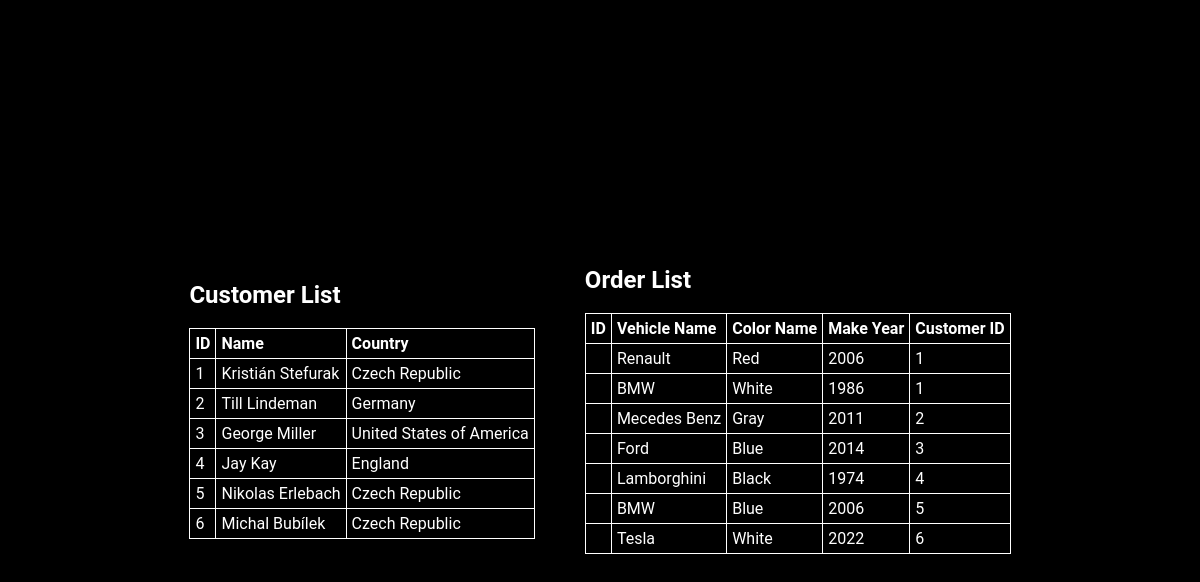
/dbApp/index.php, run on the app's committed database.
### tables this page shows
CREATE TABLE IF NOT EXISTS `Customer` (
  `idCustomer` INT NOT NULL AUTO_INCREMENT,
  `CustomerName` VARCHAR(45) NOT NULL,
  `CustomerCountry` VARCHAR(45) NOT NULL,
  PRIMARY KEY (`idCustomer`));

CREATE TABLE IF NOT EXISTS `Orders` (
  `idOrders` INT NOT NULL AUTO_INCREMENT,
  `VehicleName` VARCHAR(45) NOT NULL,
  `ColorName` VARCHAR(45) NOT NULL,
  `MakeYear` YEAR(4) NOT NULL,
  `Customer_idCustomer` INT NOT NULL,
  PRIMARY KEY (`idOrders`, `Customer_idCustomer`),
  INDEX `fk_Order_Customer_idx` (`Customer_idCustomer` ASC),
  CONSTRAINT `fk_Order_Customer`
    FOREIGN KEY (`Customer_idCustomer`)
    REFERENCES `Customer` (`idCustomer`)
    ON DELETE NO ACTION
    ON UPDATE NO ACTION);

### dbApp/MySQL.php (called while the page is built, shortened)
<?php
class MySQL
{
    private $connection;
    public function connect(
        string $host = "localhost",
        string $username = "root",
        string $password = "",
        string $database = "somedb"
    ): ?static
    {
        $this->connection = mysqli_connect($host, $username, $password, $database);
        return $this;
    }
    function select(string $query): array
    {
        $query = mysqli_query($this->connection, $query);
        $array = [];
        while ($line = mysqli_fetch_assoc($query)) {
            $array[] = $line;
        }
        return $array;
    }
}

### dbApp/index.php (the view, shortened to what this page needs)
<?php
require_once 'MySQL.php';
$mysql = new MySQL();
$mysql->connect();
$customers = $mysql->select("SELECT * FROM Customer");
$orders = $mysql->select("SELECT * FROM Orders");
?>
<!DOCTYPE html>
<html lang="en">
<head>
    <link rel="stylesheet" href="./style.css">
</head>
<body>
	<div class="Customers">
		<h2>Customer List</h2>
		<table>
			<thead>
				<tr>
					<th>ID</th>
					<th>Name</th>
					<th>Country</th>
				</tr>
			</thead>
			<tbody>
				<?php foreach ($customers as $customer) { ?>
					<tr>
						<td>
							<?= $customer['idCustomer'] ?>
						</td>
						<td>
							<?= $customer['CustomerName'] ?>
						</td>
						<td>
							<?= $customer['CustomerCountry'] ?>
						</td>
					</tr>
				<?php } ?>
			</tbody>
		</table>
	</div>
	<div class="orders">
		<h2>Order List</h2>
		<table>
			<thead>
				<tr>
					<th>ID</th>
					<th>Vehicle Name</th>
					<th>Color Name</th>
					<th>Make Year</th>
					<th>Customer ID</th>
				</tr>
			</thead>
			<tbody>
				<?php foreach ($orders as $order) { ?>
					<tr>
						<td>
						</td>
						<td>
							<?= $order['VehicleName'] ?>
						</td>
						<td>
							<?= $order['ColorName'] ?>
						</td>
						<td>
							<?= $order['MakeYear'] ?>
						</td>
						<td>
							<?= $order['Customer_idCustomer'] ?>
						</td>
					</tr>
				<?php } ?>
			</tbody>
		</table>
	</div>
</body>
</html>

### dbApp/style.css (style rules this page uses)
html, body { margin: 0; padding: 0; }
body { font-family: 'Roboto', sans-serif; background-color: black; color: white; display: flex; justify-content: center; align-items: center; height: 100vh; gap: 50px; }
table, th, td { border: 1px solid white; border-collapse: collapse; }
th, td { padding: 5px; text-align: left; }

### data on the page
customer: idCustomer "1", CustomerName "Kristián Stefurak", CustomerCountry "Czech Republic"
customer: idCustomer "2", CustomerName "Till Lindeman", CustomerCountry "Germany"
customer: idCustomer "3", CustomerName "George Miller", CustomerCountry "United States of America"
customer: idCustomer "4", CustomerName "Jay Kay", CustomerCountry "England"
customer: idCustomer "5", CustomerName "Nikolas Erlebach", CustomerCountry "Czech Republic"
customer: idCustomer "6", CustomerName "Michal Bubílek", CustomerCountry "Czech Republic"
orders: VehicleName "Renault", ColorName "Red", MakeYear "2006", Customer_idCustomer "1"
orders: VehicleName "BMW", ColorName "White", MakeYear "1986", Customer_idCustomer "1"
orders: VehicleName "Mecedes Benz", ColorName "Gray", MakeYear "2011", Customer_idCustomer "2"
orders: VehicleName "Ford", ColorName "Blue", MakeYear "2014", Customer_idCustomer "3"
orders: VehicleName "Lamborghini", ColorName "Black", MakeYear "1974", Customer_idCustomer "4"
orders: VehicleName "BMW", ColorName "Blue", MakeYear "2006", Customer_idCustomer "5"
orders: VehicleName "Tesla", ColorName "White", MakeYear "2022", Customer_idCustomer "6"
